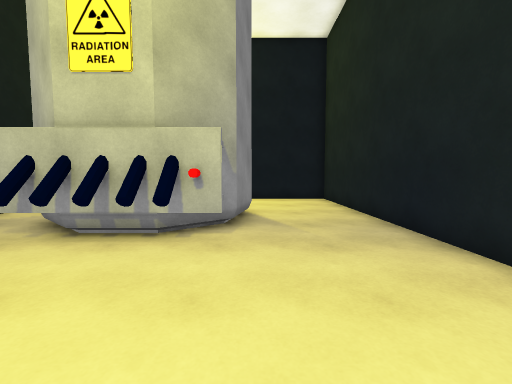
[1] (above)

15 first-person views from a walk through a Unity game level. The camera is 1.3 m above the floor, tilts 4° down and sees 90° across. Doors are open. The floor is counted in squares, 1 m on a side. Each view is taken from the middle of a square. On the plan, view 1 faces up. The plan holds only what a view shows up to about 13 squares ahead; the rest is blank. The place goes on beyond the plan. The player is left out.

[2]
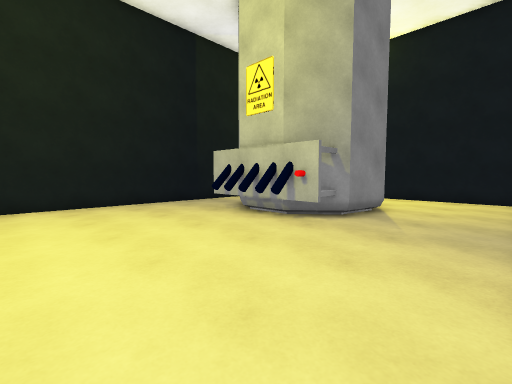

[3]
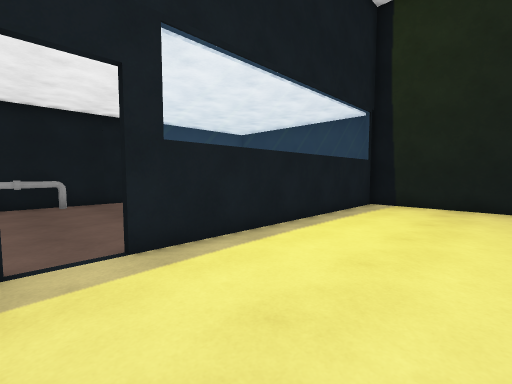

[4]
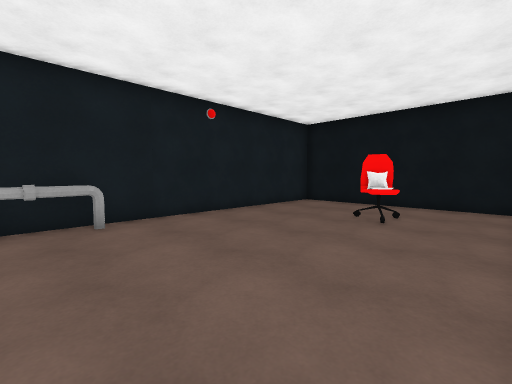

[5]
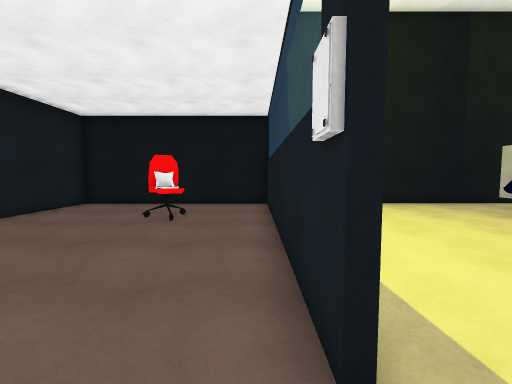

[6]
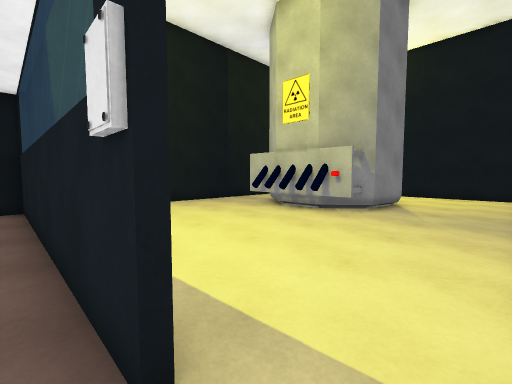

[7]
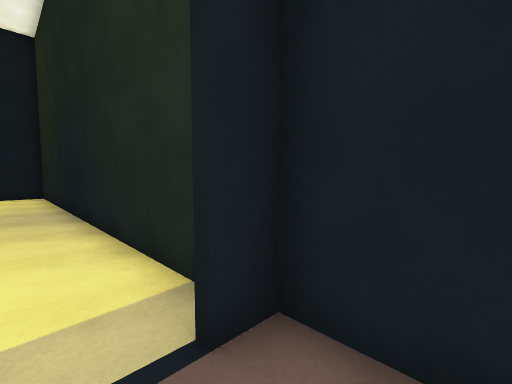

[8]
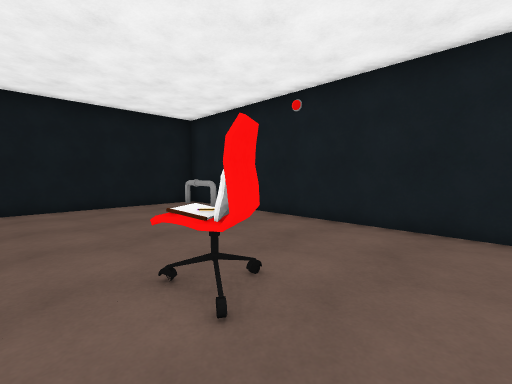

[9]
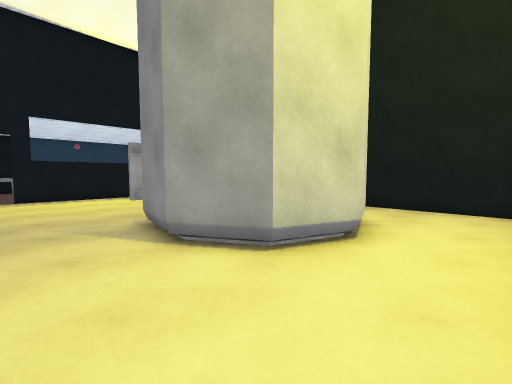

[10]
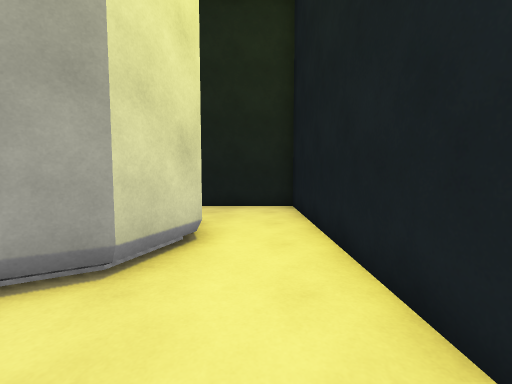

[11]
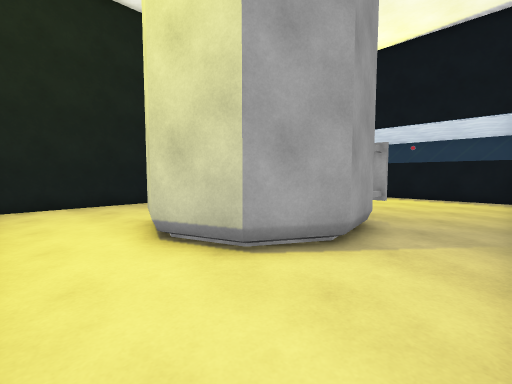

[12]
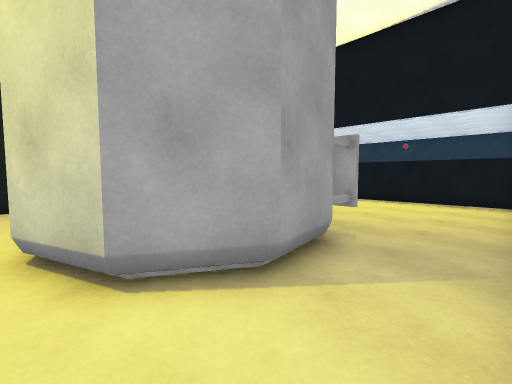

[13]
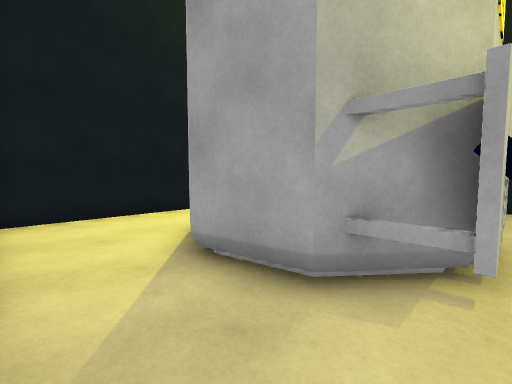

[14]
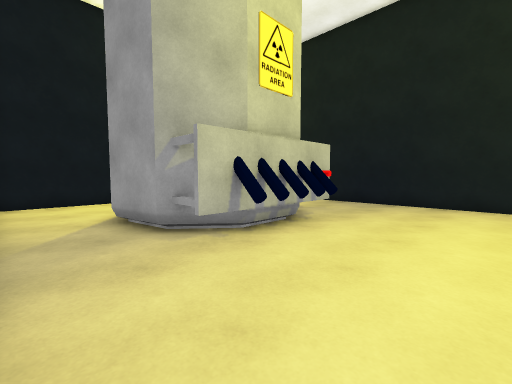

[15]
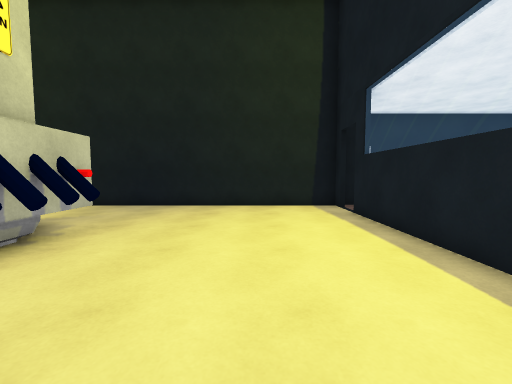

### Floor plan
Ten units are one square. View 1 is at (0, 0); x grows to the right and y downward. Boxes are objects, and circles mark ways between rooms. Rooms are numbered by the first view taken in them; rooms with no view inside come last. Other rooms are left out.
<svg viewBox="-89 -140 132 250">
<path fill="none" stroke="#000" d="M-42 -54 -56 -65 -59 -85 -49 -102 -30 -109 -11 -102 -1 -85 -5 -65 -18 -54M-84 -105 -84 23 16 23M30 23 36 23 36 -131M31 -135 -44 -135M-25 -52 -35 -52M16 25 -82 25 -82 105 38 105 38 25 30 25M-44 -135 -84 -135 -84 -105"/>
<rect x="-55" y="-55" width="10" height="10" fill="#bbb"><title>other object</title></rect>
<rect x="-45" y="-55" width="30" height="20" fill="#bbb"><title>other object</title></rect>
<rect x="-15" y="-55" width="10" height="10" fill="#bbb"><title>other object</title></rect>
<rect x="-65" y="55" width="10" height="10" fill="#bbb"><title>other object</title></rect>
<rect x="-55" y="45" width="20" height="20" fill="#bbb"><title>other object</title></rect>
<rect x="5" y="95" width="30" height="10" fill="#bbb"><title>other object</title></rect>
<circle cx="25" cy="20" r="3" fill="#2a7"/>
<circle cx="-60" cy="-112" r="3" fill="#2a7"/>
<text x="-20" y="-50">1</text>
<text x="-20" y="60">2</text>
<text x="-70" y="-120">3</text>
</svg>
Room 1 opens to room 2. Room 1 opens to room 3.

Where each view was taken, in squares from view 1:
view 1: 0 up, 0 right, facing up
view 2: 1 down, 3 right, facing up-left
view 3: 2 up, 3 right, facing down-left
view 4: 3 down, 3 right, facing down-left
view 5: 3 down, 3 right, facing left
view 6: 3 down, 3 right, facing up-left
view 7: 4 down, 2 right, facing up-right
view 8: 4 down, 7 left, facing down-right
view 9: 13 up, 2 right, facing down-left
view 10: 12 up, 2 right, facing left
view 11: 13 up, 8 left, facing down-right
view 12: 11 up, 8 left, facing down-right
view 13: 5 up, 8 left, facing up-right
view 14: 1 up, 8 left, facing up-right
view 15: 1 up, 7 left, facing right
